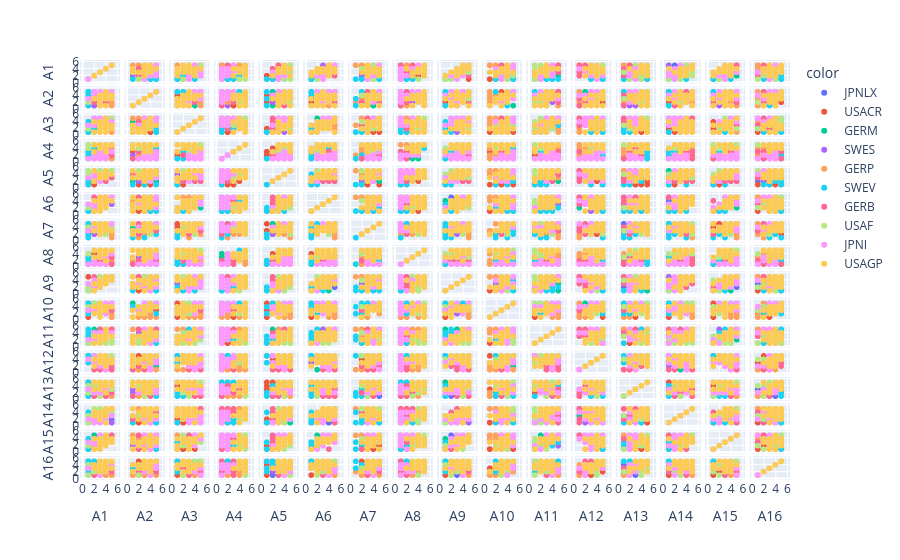

The cell this chart's notebook holds for it:
### Code cell
#Correlation Matrix.  Too many variables makes it too messy to read even with the color enhancements.
fig = px.scatter_matrix(
    x,
    dimensions=DimensionsList,
    color=y)
fig.show()

### Figure 1 — Plotly figure (JSON) as saved in the notebook; plotly's stock layout.template omitted (floating-point values rounded to 4 significant figures)
{"data": [{"dimensions": [{"axis": {"matches": true}, "label": "A1", "values": [3, 5, 5, 3, 2, 3, 2, 4, 5, 3, 4, 2, 2, 4, 2, 3, 3, 3, 3, 3, 4, 5, 3, 3, 4, 3, 3, 3, 3, 4, 4]}, {"axis": {"matches": true}, "label": "A2", "values": [5, 3, 4, 4, 5, 4, 5, 3, 5, 5, 5, 5, 4, 5, 5, 3, 4, 3, 5, 5, 4, 5, 3, 5, 5, 3, 4, 5, 4, 4, 4]}, {"axis": {"matches": true}, "label": "A3", "values": [5, 5, 4, 3, 5, 4, 5, 4, 5, 5, 5, 4, 4, 5, 5, 3, 4, 4, 4, 5, 5, 5, 4, 4, 5, 5, 5, 4, 4, 4, 3]}, {"axis": {"matches": true}, "label": "A4", "values": [1, 1, 2, 1, 1, 1, 1, 2, 2, 1, 1, 2, 1, 1, 1, 3, 2, 1, 3, 3, 2, 3, 1, 2, 2, 1, 2, 2, 3, 2, 2]}, {"axis": {"matches": true}, "label": "A5", "values": [3, 4, 4, 3, 4, 3, 4, 4, 4, 3, 5, 3, 4, 4, 2, 3, 3, 3, 3, 4, 4, 4, 3, 4, 5, 4, 3, 5, 4, 4, 2]}, {"axis": {"matches": true}, "label": "A6", "values": [4, 4, 4, 3, 4, 4, 3, 4, 5, 3, 5, 3, 4, 4, 5, 3, 4, 3, 3, 4, 5, 4, 4, 2, 5, 5, 4, 4, 4, 5, 4]}, {"axis": {"matches": true}, "label": "A7", "values": [5, 4, 4, 4, 5, 4, 4, 4, 4, 4, 5, 4, 4, 5, 5, 3, 4, 4, 3, 5, 5, 4, 4, 4, 5, 4, 4, 4, 4, 5, 4]}, {"axis": {"matches": true}, "label": "A8", "values": [1, 2, 1, 2, 1, 1, 1, 1, 1, 2, 1, 2, 2, 2, 1, 1, 2, 2, 3, 1, 2, 3, 1, 2, 3, 1, 2, 2, 3, 2, 1]}, {"axis": {"matches": true}, "label": "A9", "values": [3, 5, 4, 4, 3, 4, 4, 4, 4, 2, 4, 3, 4, 4, 2, 3, 3, 3, 3, 4, 4, 5, 4, 4, 5, 3, 3, 3, 3, 4, 4]}, {"axis": {"matches": true}, "label": "A10", "values": [5, 4, 4, 3, 5, 4, 4, 4, 4, 4, 4, 4, 4, 4, 4, 3, 3, 4, 4, 5, 4, 4, 3, 4, 5, 4, 4, 4, 4, 4, 4]}, {"axis": {"matches": true}, "label": "A11", "values": [3, 4, 4, 4, 4, 4, 3, 4, 4, 3, 5, 3, 4, 4, 4, 3, 3, 3, 4, 5, 4, 4, 4, 3, 5, 4, 4, 4, 3, 4, 3]}, {"axis": {"matches": true}, "label": "A12", "values": [5, 1, 4, 2, 4, 4, 5, 3, 4, 3, 3, 4, 4, 4, 3, 3, 3, 3, 3, 3, 4, 3, 2, 4, 3, 3, 3, 4, 4, 4, 3]}, {"axis": {"matches": true}, "label": "A13", "values": [3, 1, 4, 2, 3, 4, 3, 3, 4, 2, 3, 1, 2, 3, 1, 3, 3, 2, 3, 3, 3, 3, 2, 2, 3, 2, 3, 3, 3, 3, 3]}, {"axis": {"matches": true}, "label": "A14", "values": [1, 3, 2, 4, 1, 2, 2, 3, 4, 2, 3, 3, 2, 3, 1, 1, 3, 3, 3, 3, 3, 3, 1, 2, 3, 1, 2, 3, 1, 3, 1]}, {"axis": {"matches": true}, "label": "A15", "values": [4, 4, 4, 3, 4, 5, 4, 4, 4, 4, 5, 4, 4, 4, 5, 3, 3, 4, 4, 5, 5, 4, 5, 3, 5, 4, 5, 4, 3, 4, 3]}, {"axis": {"matches": true}, "label": "A16", "values": [3, 1, 3, 2, 4, 4, 5, 3, 4, 3, 3, 4, 3, 5, 4, 3, 3, 2, 3, 3, 5, 4, 2, 4, 3, 1, 3, 3, 3, 4, 1]}], "hoverlabel": {"namelength": 0}, "hovertemplate": "color=JPNLX<br>%{xaxis.title.text}=%{x}<br>%{yaxis.title.text}=%{y}", "legendgroup": "JPNLX", "marker": {"color": "#636efa", "symbol": "circle"}, "name": "JPNLX", "showlegend": true, "type": "splom"}, {"dimensions": [{"axis": {"matches": true}, "label": "A1", "values": [2, 1, 1, 2, 2, 2, 1, 1, 3, 1, 1, 1, 2, 2, 1, 2, 1, 1, 2, 2, 1, 2, 1, 2, 1, 1, 2, 1, 1, 1, 1]}, {"axis": {"matches": true}, "label": "A2", "values": [3, 3, 3, 3, 3, 3, 5, 4, 3, 4, 3, 2, 4, 3, 5, 3, 4, 1, 3, 3, 3, 4, 3, 4, 4, 3, 3, 4, 4, 2, 3]}, {"axis": {"matches": true}, "label": "A3", "values": [2, 3, 2, 2, 2, 2, 1, 3, 3, 1, 2, 2, 1, 2, 4, 2, 1, 1, 2, 3, 3, 3, 2, 2, 1, 2, 3, 4, 2, 1, 1]}, {"axis": {"matches": true}, "label": "A4", "values": [1, 4, 2, 2, 2, 4, 2, 2, 3, 2, 1, 2, 3, 3, 2, 3, 2, 3, 3, 2, 3, 1, 3, 3, 2, 1, 4, 2, 1, 1, 2]}, {"axis": {"matches": true}, "label": "A5", "values": [2, 2, 1, 3, 2, 4, 1, 3, 3, 2, 2, 2, 1, 2, 3, 3, 2, 1, 3, 3, 2, 3, 2, 5, 3, 1, 2, 2, 2, 1, 2]}, {"axis": {"matches": true}, "label": "A6", "values": [1, 1, 1, 3, 2, 2, 1, 2, 3, 1, 1, 1, 1, 2, 2, 1, 1, 1, 1, 3, 2, 2, 1, 2, 1, 1, 1, 2, 1, 1, 1]}, {"axis": {"matches": true}, "label": "A7", "values": [2, 5, 2, 3, 3, 4, 5, 4, 3, 3, 2, 3, 3, 3, 5, 3, 3, 3, 4, 4, 3, 4, 4, 4, 4, 3, 5, 4, 3, 2, 3]}, {"axis": {"matches": true}, "label": "A8", "values": [2, 4, 1, 3, 2, 4, 2, 2, 3, 2, 1, 1, 2, 2, 1, 1, 2, 1, 3, 3, 3, 1, 2, 4, 3, 1, 3, 2, 1, 1, 1]}, {"axis": {"matches": true}, "label": "A9", "values": [2, 1, 1, 2, 3, 1, 2, 2, 2, 1, 1, 1, 1, 2, 5, 1, 1, 1, 2, 3, 1, 1, 1, 2, 2, 1, 2, 2, 1, 1, 1]}, {"axis": {"matches": true}, "label": "A10", "values": [3, 5, 1, 3, 3, 3, 5, 5, 3, 4, 2, 3, 3, 3, 3, 4, 4, 1, 4, 3, 4, 3, 3, 5, 4, 3, 4, 5, 3, 3, 2]}, {"axis": {"matches": true}, "label": "A11", "values": [2, 1, 1, 2, 3, 3, 2, 3, 2, 1, 1, 1, 1, 1, 1, 1, 2, 1, 2, 3, 2, 2, 1, 4, 1, 1, 2, 2, 1, 1, 1]}, {"axis": {"matches": true}, "label": "A12", "values": [4, 5, 5, 4, 5, 5, 5, 5, 4, 5, 4, 5, 5, 4, 5, 5, 5, 3, 5, 5, 5, 5, 5, 5, 5, 5, 5, 5, 5, 5, 5]}, {"axis": {"matches": true}, "label": "A13", "values": [3, 3, 3, 4, 5, 4, 3, 4, 2, 3, 1, 5, 4, 3, 4, 2, 4, 1, 3, 3, 2, 4, 4, 4, 3, 2, 3, 5, 4, 5, 3]}, {"axis": {"matches": true}, "label": "A14", "values": [1, 1, 1, 2, 2, 2, 1, 1, 2, 1, 1, 1, 2, 2, 1, 1, 1, 1, 1, 2, 1, 1, 1, 3, 1, 1, 2, 2, 1, 1, 1]}, {"axis": {"matches": true}, "label": "A15", "values": [1, 2, 1, 3, 2, 2, 1, 2, 2, 1, 1, 2, 2, 1, 4, 2, 1, 1, 3, 2, 2, 2, 2, 3, 1, 1, 2, 1, 1, 1, 1]}, {"axis": {"matches": true}, "label": "A16", "values": [4, 5, 3, 3, 2, 4, 5, 5, 3, 3, 3, 5, 4, 2, 5, 4, 4, 1, 4, 4, 3, 5, 4, 4, 5, 5, 3, 4, 5, 5, 5]}], "hoverlabel": {"namelength": 0}, "hovertemplate": "color=USACR<br>%{xaxis.title.text}=%{x}<br>%{yaxis.title.text}=%{y}", "legendgroup": "USACR", "marker": {"color": "#EF553B", "symbol": "circle"}, "name": "USACR", "showlegend": true, "type": "splom"}, {"dimensions": [{"axis": {"matches": true}, "label": "A1", "values": [3, 2, 3, 4, 4, 4, 3, 4, 3, 3, 4, 3, 3, 4, 3, 3, 4, 2, 5, 3, 2, 3, 3, 5, 4, 5, 3, 5, 3, 4, 4]}, {"axis": {"matches": true}, "label": "A2", "values": [5, 5, 5, 4, 4, 4, 5, 5, 4, 5, 5, 5, 5, 5, 5, 3, 5, 4, 5, 5, 1, 4, 4, 5, 5, 5, 5, 5, 5, 5, 3]}, {"axis": {"matches": true}, "label": "A3", "values": [4, 4, 4, 4, 5, 5, 4, 5, 4, 5, 5, 5, 4, 5, 5, 4, 5, 5, 4, 4, 4, 3, 4, 5, 5, 5, 4, 5, 4, 5, 5]}, {"axis": {"matches": true}, "label": "A4", "values": [1, 1, 1, 2, 2, 1, 2, 1, 2, 1, 2, 2, 1, 3, 1, 2, 3, 1, 1, 2, 1, 2, 2, 1, 1, 4, 1, 4, 3, 3, 3]}, {"axis": {"matches": true}, "label": "A5", "values": [4, 4, 5, 4, 4, 3, 3, 5, 4, 3, 4, 3, 3, 4, 4, 4, 4, 4, 4, 4, 2, 3, 3, 5, 4, 5, 3, 5, 2, 5, 4]}, {"axis": {"matches": true}, "label": "A6", "values": [4, 4, 3, 4, 5, 5, 3, 5, 4, 4, 5, 4, 3, 5, 4, 4, 4, 2, 4, 4, 2, 3, 4, 5, 4, 5, 5, 5, 3, 5, 4]}, {"axis": {"matches": true}, "label": "A7", "values": [4, 4, 4, 4, 4, 4, 4, 5, 4, 4, 5, 4, 4, 5, 4, 4, 4, 4, 4, 4, 4, 3, 5, 5, 4, 5, 5, 5, 5, 5, 4]}, {"axis": {"matches": true}, "label": "A8", "values": [1, 1, 1, 2, 3, 2, 4, 3, 4, 3, 1, 3, 1, 1, 1, 2, 3, 2, 1, 1, 1, 1, 2, 1, 4, 3, 4, 4, 3, 1, 3]}, {"axis": {"matches": true}, "label": "A9", "values": [3, 1, 3, 3, 4, 4, 4, 5, 4, 4, 3, 3, 3, 4, 4, 3, 4, 2, 4, 5, 3, 4, 4, 5, 3, 5, 4, 5, 3, 5, 4]}, {"axis": {"matches": true}, "label": "A10", "values": [5, 5, 4, 4, 4, 4, 4, 5, 5, 4, 5, 5, 5, 5, 4, 3, 5, 4, 4, 4, 5, 4, 5, 5, 5, 5, 5, 5, 5, 5, 4]}, {"axis": {"matches": true}, "label": "A11", "values": [3, 5, 5, 4, 4, 2, 4, 5, 4, 4, 5, 3, 3, 5, 5, 4, 4, 4, 4, 4, 3, 4, 4, 5, 4, 5, 4, 5, 5, 5, 3]}, {"axis": {"matches": true}, "label": "A12", "values": [2, 5, 3, 4, 3, 4, 3, 2, 4, 3, 4, 4, 4, 3, 2, 3, 3, 3, 3, 4, 1, 4, 4, 5, 3, 4, 3, 4, 5, 5, 3]}, {"axis": {"matches": true}, "label": "A13", "values": [4, 5, 2, 4, 3, 3, 3, 2, 3, 3, 2, 2, 3, 3, 4, 2, 3, 3, 3, 3, 1, 3, 4, 3, 3, 4, 4, 4, 4, 4, 3]}, {"axis": {"matches": true}, "label": "A14", "values": [2, 3, 1, 4, 4, 3, 3, 3, 3, 3, 2, 3, 3, 3, 2, 4, 4, 3, 3, 3, 3, 3, 3, 1, 3, 4, 3, 5, 2, 3, 3]}, {"axis": {"matches": true}, "label": "A15", "values": [4, 4, 5, 4, 5, 5, 3, 5, 4, 4, 5, 5, 4, 5, 5, 4, 4, 4, 3, 4, 5, 3, 4, 5, 5, 5, 4, 5, 5, 5, 4]}, {"axis": {"matches": true}, "label": "A16", "values": [3, 5, 2, 4, 4, 4, 3, 2, 3, 2, 4, 3, 4, 4, 3, 3, 3, 3, 3, 4, 2, 3, 4, 5, 3, 4, 2, 4, 4, 3, 3]}], "hoverlabel": {"namelength": 0}, "hovertemplate": "color=GERM<br>%{xaxis.title.text}=%{x}<br>%{yaxis.title.text}=%{y}", "legendgroup": "GERM", "marker": {"color": "#00cc96", "symbol": "circle"}, "name": "GERM", "showlegend": true, "type": "splom"}, {"dimensions": [{"axis": {"matches": true}, "label": "A1", "values": [3, 5, 4, 5, 4, 4, 3, 4, 4, 5, 4, 4, 3, 5, 3, 2, 4, 3, 4, 4, 4, 4, 4, 3, 4, 4, 4, 2, 3, 3]}, {"axis": {"matches": true}, "label": "A2", "values": [2, 2, 4, 3, 1, 3, 3, 4, 3, 2, 2, 4, 3, 3, 5, 1, 3, 3, 4, 3, 4, 3, 2, 3, 4, 4, 4, 2, 3, 4]}, {"axis": {"matches": true}, "label": "A3", "values": [3, 3, 5, 4, 3, 4, 4, 4, 4, 4, 5, 4, 3, 3, 3, 1, 3, 3, 3, 4, 4, 4, 4, 3, 3, 4, 5, 2, 2, 4]}, {"axis": {"matches": true}, "label": "A4", "values": [1, 1, 3, 1, 2, 2, 3, 1, 3, 2, 1, 4, 3, 3, 3, 1, 2, 3, 3, 3, 3, 2, 2, 3, 2, 1, 4, 2, 2, 4]}, {"axis": {"matches": true}, "label": "A5", "values": [2, 5, 5, 3, 3, 4, 3, 3, 5, 4, 4, 5, 3, 5, 5, 4, 3, 4, 4, 4, 4, 5, 3, 4, 5, 4, 4, 2, 3, 4]}, {"axis": {"matches": true}, "label": "A6", "values": [3, 3, 5, 5, 3, 5, 3, 4, 3, 5, 4, 5, 4, 4, 2, 1, 4, 3, 3, 5, 4, 4, 3, 3, 4, 4, 4, 2, 2, 2]}, {"axis": {"matches": true}, "label": "A7", "values": [3, 3, 5, 3, 3, 3, 4, 3, 3, 4, 4, 4, 4, 4, 4, 3, 3, 3, 3, 4, 4, 4, 4, 3, 3, 4, 4, 2, 2, 4]}, {"axis": {"matches": true}, "label": "A8", "values": [1, 2, 2, 1, 2, 2, 4, 1, 3, 3, 2, 3, 3, 3, 3, 1, 2, 3, 3, 2, 4, 2, 2, 3, 2, 1, 3, 2, 4, 3]}, {"axis": {"matches": true}, "label": "A9", "values": [3, 5, 4, 5, 3, 5, 3, 4, 4, 5, 4, 5, 4, 5, 4, 3, 4, 3, 4, 4, 4, 5, 3, 3, 5, 4, 4, 2, 3, 4]}, {"axis": {"matches": true}, "label": "A10", "values": [2, 4, 4, 3, 3, 4, 5, 4, 3, 4, 4, 5, 4, 5, 4, 3, 3, 4, 3, 4, 4, 4, 3, 3, 2, 4, 4, 3, 4, 5]}, {"axis": {"matches": true}, "label": "A11", "values": [3, 5, 4, 4, 3, 5, 3, 4, 4, 5, 4, 5, 4, 5, 5, 3, 4, 4, 3, 4, 4, 5, 3, 4, 5, 4, 4, 2, 4, 4]}, {"axis": {"matches": true}, "label": "A12", "values": [2, 4, 4, 2, 2, 4, 4, 3, 3, 4, 4, 4, 3, 3, 5, 3, 3, 4, 2, 2, 4, 3, 4, 3, 1, 3, 3, 3, 3, 3]}, {"axis": {"matches": true}, "label": "A13", "values": [2, 3, 3, 2, 2, 4, 4, 3, 3, 4, 2, 4, 3, 3, 4, 3, 3, 4, 3, 2, 4, 3, 4, 3, 2, 4, 3, 2, 3, 3]}, {"axis": {"matches": true}, "label": "A14", "values": [3, 4, 4, 1, 2, 4, 3, 3, 4, 5, 4, 3, 4, 4, 3, 3, 4, 3, 3, 5, 4, 5, 3, 3, 4, 4, 2, 2, 4, 3]}, {"axis": {"matches": true}, "label": "A15", "values": [4, 4, 3, 5, 3, 4, 4, 4, 4, 5, 4, 4, 3, 3, 2, 2, 4, 3, 3, 3, 4, 4, 3, 3, 5, 5, 4, 2, 3, 3]}, {"axis": {"matches": true}, "label": "A16", "values": [2, 3, 4, 3, 2, 4, 4, 3, 3, 4, 3, 4, 3, 3, 3, 4, 2, 4, 3, 3, 4, 2, 3, 3, 2, 3, 3, 3, 3, 3]}], "hoverlabel": {"namelength": 0}, "hovertemplate": "color=SWES<br>%{xaxis.title.text}=%{x}<br>%{yaxis.title.text}=%{y}", "legendgroup": "SWES", "marker": {"color": "#ab63fa", "symbol": "circle"}, "name": "SWES", "showlegend": true, "type": "splom"}, {"dimensions": [{"axis": {"matches": true}, "label": "A1", "values": [5, 5, 5, 5, 5, 5, 5, 5, 5, 5, 4, 5, 4, 5, 5, 5, 4, 5, 5, 5, 5, 5, 5, 5, 5, 5, 5, 5, 5, 5]}, {"axis": {"matches": true}, "label": "A2", "values": [4, 5, 3, 2, 4, 4, 3, 4, 3, 2, 4, 4, 2, 4, 3, 2, 3, 2, 4, 3, 4, 3, 4, 3, 4, 1, 5, 3, 4, 4]}, {"axis": {"matches": true}, "label": "A3", "values": [4, 5, 5, 2, 5, 4, 3, 4, 2, 3, 3, 4, 2, 4, 1, 5, 4, 3, 4, 4, 4, 3, 5, 5, 4, 5, 5, 4, 3, 5]}, {"axis": {"matches": true}, "label": "A4", "values": [2, 1, 3, 2, 1, 5, 2, 4, 3, 3, 2, 3, 1, 3, 5, 4, 3, 2, 3, 2, 4, 2, 5, 3, 4, 4, 5, 2, 4, 5]}, {"axis": {"matches": true}, "label": "A5", "values": [3, 4, 5, 4, 5, 5, 4, 5, 5, 5, 4, 4, 5, 4, 5, 5, 3, 5, 5, 5, 5, 5, 5, 5, 5, 4, 5, 4, 4, 5]}, {"axis": {"matches": true}, "label": "A6", "values": [5, 5, 5, 5, 5, 5, 4, 5, 5, 5, 4, 4, 4, 5, 5, 5, 5, 5, 5, 5, 4, 5, 5, 5, 5, 4, 5, 4, 4, 5]}, {"axis": {"matches": true}, "label": "A7", "values": [3, 2, 5, 2, 3, 3, 3, 4, 2, 2, 2, 4, 2, 4, 3, 2, 3, 1, 4, 2, 4, 3, 4, 3, 3, 2, 5, 3, 3, 3]}, {"axis": {"matches": true}, "label": "A8", "values": [3, 1, 3, 2, 2, 1, 2, 4, 3, 2, 4, 3, 1, 3, 4, 2, 2, 1, 3, 2, 3, 2, 2, 3, 4, 2, 3, 2, 2, 4]}, {"axis": {"matches": true}, "label": "A9", "values": [5, 5, 5, 5, 5, 5, 5, 5, 5, 5, 5, 5, 5, 5, 5, 5, 4, 5, 5, 5, 5, 5, 5, 5, 5, 5, 5, 5, 5, 5]}, {"axis": {"matches": true}, "label": "A10", "values": [4, 1, 2, 1, 2, 4, 1, 4, 2, 2, 4, 3, 2, 5, 3, 2, 2, 2, 3, 1, 4, 3, 3, 3, 1, 1, 4, 3, 3, 4]}, {"axis": {"matches": true}, "label": "A11", "values": [5, 5, 5, 5, 5, 5, 4, 5, 5, 5, 4, 4, 5, 5, 5, 3, 4, 5, 5, 5, 5, 5, 5, 5, 5, 5, 4, 4, 5, 5]}, {"axis": {"matches": true}, "label": "A12", "values": [1, 1, 2, 1, 1, 1, 1, 2, 1, 1, 1, 1, 1, 1, 1, 1, 2, 1, 1, 2, 2, 1, 1, 1, 1, 1, 1, 2, 1, 2]}, {"axis": {"matches": true}, "label": "A13", "values": [2, 1, 2, 1, 1, 2, 1, 3, 2, 1, 2, 1, 1, 1, 3, 2, 2, 2, 2, 2, 3, 3, 2, 3, 1, 1, 3, 2, 2, 4]}, {"axis": {"matches": true}, "label": "A14", "values": [5, 5, 5, 5, 5, 5, 5, 5, 5, 5, 5, 5, 5, 5, 5, 5, 5, 5, 5, 5, 5, 5, 4, 5, 5, 5, 5, 5, 5, 5]}, {"axis": {"matches": true}, "label": "A15", "values": [5, 5, 5, 5, 5, 5, 4, 5, 5, 4, 4, 5, 5, 5, 5, 5, 5, 5, 5, 4, 5, 4, 5, 5, 5, 5, 5, 4, 5, 5]}, {"axis": {"matches": true}, "label": "A16", "values": [2, 1, 1, 2, 2, 1, 2, 2, 1, 1, 1, 1, 1, 2, 3, 2, 2, 2, 2, 1, 2, 2, 3, 2, 1, 1, 4, 2, 2, 3]}], "hoverlabel": {"namelength": 0}, "hovertemplate": "color=GERP<br>%{xaxis.title.text}=%{x}<br>%{yaxis.title.text}=%{y}", "legendgroup": "GERP", "marker": {"color": "#FFA15A", "symbol": "circle"}, "name": "GERP", "showlegend": true, "type": "splom"}, {"dimensions": [{"axis": {"matches": true}, "label": "A1", "values": [2, 2, 2, 2, 2, 2, 3, 2, 1, 1, 2, 1, 1, 3, 2, 2, 1, 2, 1, 2, 3, 1, 2, 3, 2, 1, 3, 1, 1, 1]}, {"axis": {"matches": true}, "label": "A2", "values": [4, 5, 4, 4, 4, 5, 4, 5, 5, 5, 4, 3, 4, 4, 4, 4, 5, 4, 4, 5, 5, 5, 4, 5, 5, 3, 5, 5, 1, 4]}, {"axis": {"matches": true}, "label": "A3", "values": [3, 4, 2, 3, 4, 4, 4, 4, 4, 3, 3, 1, 2, 4, 3, 4, 2, 2, 3, 3, 2, 1, 3, 3, 2, 3, 4, 4, 1, 2]}, {"axis": {"matches": true}, "label": "A4", "values": [3, 2, 3, 3, 1, 3, 4, 4, 3, 2, 1, 1, 3, 3, 3, 1, 2, 2, 2, 3, 3, 1, 3, 4, 3, 3, 4, 3, 1, 1]}, {"axis": {"matches": true}, "label": "A5", "values": [2, 4, 2, 3, 4, 4, 3, 3, 3, 4, 3, 1, 4, 4, 2, 3, 3, 2, 3, 4, 3, 1, 3, 4, 3, 3, 4, 4, 1, 2]}, {"axis": {"matches": true}, "label": "A6", "values": [2, 4, 2, 2, 3, 3, 4, 2, 2, 2, 3, 1, 1, 3, 3, 3, 1, 2, 1, 4, 3, 2, 2, 2, 3, 3, 3, 2, 1, 2]}, {"axis": {"matches": true}, "label": "A7", "values": [4, 5, 3, 4, 4, 4, 4, 3, 4, 5, 4, 1, 4, 4, 4, 4, 2, 4, 5, 4, 4, 2, 4, 3, 4, 4, 4, 4, 1, 3]}, {"axis": {"matches": true}, "label": "A8", "values": [1, 1, 2, 3, 2, 3, 5, 3, 3, 2, 1, 1, 2, 4, 3, 2, 2, 1, 3, 2, 4, 2, 3, 3, 3, 2, 2, 2, 1, 2]}, {"axis": {"matches": true}, "label": "A9", "values": [2, 4, 2, 2, 3, 3, 2, 2, 3, 2, 2, 2, 1, 3, 2, 3, 2, 2, 1, 2, 3, 1, 2, 3, 3, 1, 3, 1, 1, 1]}, {"axis": {"matches": true}, "label": "A10", "values": [5, 5, 5, 5, 5, 5, 5, 5, 5, 5, 5, 2, 5, 5, 5, 5, 5, 4, 5, 5, 5, 2, 5, 5, 5, 5, 5, 5, 4, 5]}, {"axis": {"matches": true}, "label": "A11", "values": [2, 4, 4, 2, 4, 4, 3, 4, 4, 5, 2, 2, 4, 3, 2, 3, 2, 3, 4, 3, 3, 1, 3, 3, 3, 3, 4, 4, 3, 3]}, {"axis": {"matches": true}, "label": "A12", "values": [5, 5, 5, 5, 4, 5, 5, 5, 5, 5, 4, 5, 5, 5, 5, 5, 5, 5, 5, 3, 5, 3, 5, 5, 5, 5, 4, 5, 5, 5]}, {"axis": {"matches": true}, "label": "A13", "values": [4, 5, 4, 4, 4, 4, 5, 4, 5, 4, 4, 2, 4, 3, 4, 5, 3, 3, 3, 3, 3, 1, 4, 2, 4, 4, 4, 4, 1, 1]}, {"axis": {"matches": true}, "label": "A14", "values": [1, 3, 2, 2, 3, 3, 4, 2, 3, 2, 1, 4, 2, 3, 2, 3, 2, 2, 1, 3, 2, 1, 2, 1, 3, 1, 4, 1, 1, 2]}, {"axis": {"matches": true}, "label": "A15", "values": [3, 4, 2, 2, 3, 4, 4, 4, 4, 3, 3, 1, 3, 3, 3, 4, 2, 3, 3, 3, 4, 1, 3, 4, 3, 3, 4, 3, 3, 2]}, {"axis": {"matches": true}, "label": "A16", "values": [4, 5, 4, 4, 4, 5, 5, 4, 4, 5, 4, 5, 4, 4, 4, 5, 4, 4, 5, 5, 4, 2, 4, 5, 4, 5, 5, 5, 3, 5]}], "hoverlabel": {"namelength": 0}, "hovertemplate": "color=SWEV<br>%{xaxis.title.text}=%{x}<br>%{yaxis.title.text}=%{y}", "legendgroup": "SWEV", "marker": {"color": "#19d3f3", "symbol": "circle"}, "name": "SWEV", "showlegend": true, "type": "splom"}, {"dimensions": [{"axis": {"matches": true}, "label": "A1", "values": [3, 4, 5, 3, 4, 3, 2, 3, 4, 4, 4, 4, 4, 4, 4, 3, 4, 2, 5, 2, 4, 3, 4, 4, 4, 4, 4, 4, 5, 4]}, {"axis": {"matches": true}, "label": "A2", "values": [2, 5, 4, 1, 3, 4, 4, 4, 5, 3, 4, 3, 3, 5, 4, 4, 3, 3, 5, 2, 5, 3, 2, 4, 4, 3, 2, 4, 3, 4]}, {"axis": {"matches": true}, "label": "A3", "values": [3, 4, 5, 3, 4, 5, 4, 4, 4, 3, 4, 3, 4, 4, 5, 5, 2, 3, 4, 3, 4, 4, 4, 5, 4, 4, 4, 3, 4, 5]}, {"axis": {"matches": true}, "label": "A4", "values": [1, 3, 3, 1, 2, 1, 1, 2, 2, 3, 2, 3, 2, 2, 1, 1, 2, 1, 2, 3, 3, 2, 1, 2, 3, 1, 1, 4, 2, 1]}, {"axis": {"matches": true}, "label": "A5", "values": [3, 4, 5, 4, 4, 2, 2, 3, 4, 4, 3, 4, 4, 4, 4, 4, 2, 2, 5, 3, 4, 3, 4, 3, 4, 3, 4, 4, 3, 3]}, {"axis": {"matches": true}, "label": "A6", "values": [4, 4, 5, 3, 4, 5, 5, 3, 5, 4, 3, 4, 5, 5, 5, 5, 4, 3, 4, 3, 5, 4, 5, 5, 4, 5, 5, 3, 4, 4]}, {"axis": {"matches": true}, "label": "A7", "values": [2, 4, 3, 3, 3, 4, 3, 3, 4, 4, 4, 3, 4, 3, 4, 4, 3, 3, 5, 3, 5, 4, 5, 4, 3, 4, 5, 3, 3, 4]}, {"axis": {"matches": true}, "label": "A8", "values": [2, 3, 1, 1, 1, 1, 2, 2, 2, 3, 2, 2, 1, 2, 1, 1, 2, 1, 1, 2, 4, 2, 1, 3, 2, 1, 1, 3, 3, 1]}, {"axis": {"matches": true}, "label": "A9", "values": [2, 4, 5, 3, 5, 4, 5, 3, 4, 4, 4, 4, 5, 4, 4, 4, 5, 3, 5, 4, 5, 4, 4, 3, 5, 5, 5, 3, 5, 4]}, {"axis": {"matches": true}, "label": "A10", "values": [3, 4, 3, 3, 3, 3, 3, 4, 4, 4, 4, 3, 3, 4, 4, 4, 3, 3, 4, 3, 5, 3, 3, 3, 3, 3, 4, 4, 3, 4]}, {"axis": {"matches": true}, "label": "A11", "values": [2, 4, 5, 3, 4, 3, 3, 4, 5, 4, 4, 3, 5, 5, 4, 5, 3, 4, 5, 3, 4, 4, 5, 4, 4, 4, 5, 4, 4, 4]}, {"axis": {"matches": true}, "label": "A12", "values": [2, 3, 1, 1, 2, 3, 1, 2, 3, 3, 3, 2, 2, 3, 2, 1, 3, 2, 3, 2, 3, 2, 3, 2, 3, 1, 2, 3, 2, 1]}, {"axis": {"matches": true}, "label": "A13", "values": [2, 4, 2, 1, 2, 2, 1, 2, 2, 3, 4, 2, 3, 2, 3, 3, 3, 3, 3, 2, 3, 4, 2, 3, 4, 2, 2, 3, 2, 1]}, {"axis": {"matches": true}, "label": "A14", "values": [4, 4, 5, 2, 4, 3, 5, 4, 3, 4, 2, 4, 4, 4, 2, 1, 4, 2, 4, 4, 4, 4, 2, 5, 3, 4, 4, 2, 4, 2]}, {"axis": {"matches": true}, "label": "A15", "values": [1, 4, 5, 4, 5, 5, 4, 4, 5, 4, 4, 5, 5, 5, 4, 5, 3, 4, 5, 3, 5, 4, 5, 5, 4, 5, 5, 3, 5, 4]}, {"axis": {"matches": true}, "label": "A16", "values": [2, 4, 2, 2, 2, 3, 3, 3, 4, 3, 3, 3, 3, 2, 5, 2, 3, 3, 4, 1, 5, 3, 4, 2, 4, 3, 2, 4, 3, 3]}], "hoverlabel": {"namelength": 0}, "hovertemplate": "color=GERB<br>%{xaxis.title.text}=%{x}<br>%{yaxis.title.text}=%{y}", "legendgroup": "GERB", "marker": {"color": "#FF6692", "symbol": "circle"}, "name": "GERB", "showlegend": true, "type": "splom"}, {"dimensions": [{"axis": {"matches": true}, "label": "A1", "values": [2, 3, 4, 2, 5, 1, 3, 3, 3, 3, 3, 2, 3, 4, 3, 3, 3, 4, 3, 3, 4, 4, 3, 3, 4, 5, 4, 3, 1, 4]}, {"axis": {"matches": true}, "label": "A2", "values": [3, 4, 4, 3, 5, 3, 4, 2, 4, 4, 3, 3, 4, 4, 3, 4, 3, 4, 4, 3, 4, 4, 4, 4, 4, 4, 3, 2, 2, 4]}, {"axis": {"matches": true}, "label": "A3", "values": [3, 3, 4, 4, 5, 3, 3, 3, 3, 3, 2, 3, 2, 4, 3, 2, 3, 3, 3, 3, 2, 4, 3, 2, 2, 3, 3, 3, 2, 4]}, {"axis": {"matches": true}, "label": "A4", "values": [5, 5, 5, 5, 5, 4, 5, 4, 5, 5, 5, 5, 5, 5, 5, 5, 4, 5, 5, 5, 5, 5, 5, 4, 5, 5, 3, 4, 5, 5]}, {"axis": {"matches": true}, "label": "A5", "values": [3, 4, 5, 5, 5, 4, 5, 3, 4, 4, 3, 4, 3, 4, 4, 4, 3, 4, 4, 4, 4, 5, 4, 4, 4, 5, 3, 4, 5, 4]}, {"axis": {"matches": true}, "label": "A6", "values": [4, 4, 4, 3, 5, 2, 3, 3, 3, 3, 2, 3, 3, 4, 4, 3, 3, 4, 3, 2, 4, 4, 4, 2, 3, 4, 2, 3, 2, 4]}, {"axis": {"matches": true}, "label": "A7", "values": [3, 5, 2, 4, 5, 3, 4, 3, 4, 4, 3, 4, 4, 4, 4, 4, 3, 4, 4, 3, 5, 4, 5, 3, 4, 4, 4, 3, 4, 4]}, {"axis": {"matches": true}, "label": "A8", "values": [5, 5, 4, 5, 5, 4, 5, 4, 5, 4, 5, 5, 4, 5, 5, 3, 4, 5, 5, 3, 5, 5, 5, 4, 4, 5, 3, 4, 4, 5]}, {"axis": {"matches": true}, "label": "A9", "values": [4, 5, 4, 3, 5, 1, 5, 4, 4, 3, 3, 3, 4, 4, 4, 3, 2, 5, 4, 4, 5, 5, 3, 3, 4, 5, 5, 4, 2, 5]}, {"axis": {"matches": true}, "label": "A10", "values": [3, 3, 4, 5, 5, 4, 5, 4, 4, 4, 3, 4, 4, 3, 4, 4, 3, 4, 4, 4, 5, 5, 4, 4, 4, 4, 4, 2, 3, 4]}, {"axis": {"matches": true}, "label": "A11", "values": [2, 3, 4, 1, 2, 2, 1, 2, 3, 4, 1, 2, 2, 3, 4, 2, 2, 4, 3, 3, 4, 3, 3, 3, 1, 1, 3, 3, 1, 4]}, {"axis": {"matches": true}, "label": "A12", "values": [4, 5, 5, 4, 5, 4, 3, 3, 4, 4, 4, 3, 5, 4, 4, 3, 5, 4, 4, 4, 4, 3, 4, 4, 4, 4, 3, 4, 4, 4]}, {"axis": {"matches": true}, "label": "A13", "values": [5, 5, 4, 4, 5, 2, 5, 4, 4, 4, 4, 4, 2, 4, 5, 4, 5, 4, 4, 1, 5, 4, 4, 4, 4, 3, 3, 4, 4, 5]}, {"axis": {"matches": true}, "label": "A14", "values": [5, 4, 5, 3, 3, 1, 5, 4, 2, 3, 2, 2, 2, 3, 5, 2, 2, 4, 5, 3, 5, 4, 4, 3, 2, 4, 3, 4, 3, 5]}, {"axis": {"matches": true}, "label": "A15", "values": [3, 3, 4, 3, 3, 2, 3, 3, 3, 3, 2, 4, 2, 3, 4, 2, 3, 4, 3, 1, 5, 3, 4, 2, 4, 4, 3, 2, 2, 4]}, {"axis": {"matches": true}, "label": "A16", "values": [3, 5, 3, 3, 5, 4, 4, 3, 4, 5, 5, 2, 4, 4, 4, 4, 5, 4, 3, 2, 5, 4, 3, 5, 4, 3, 3, 4, 1, 5]}], "hoverlabel": {"namelength": 0}, "hovertemplate": "color=USAF<br>%{xaxis.title.text}=%{x}<br>%{yaxis.title.text}=%{y}", "legendgroup": "USAF", "marker": {"color": "#B6E880", "symbol": "circle"}, "name": "USAF", "showlegend": true, "type": "splom"}, {"dimensions": [{"axis": {"matches": true}, "label": "A1", "values": [2, 3, 3, 3, 4, 4, 3, 2, 3, 4, 2, 2, 3, 3, 2, 3, 4, 4, 4, 4, 4, 2, 3, 1, 4, 4, 2, 3, 5, 2]}, {"axis": {"matches": true}, "label": "A2", "values": [5, 5, 4, 4, 3, 4, 4, 4, 5, 4, 4, 3, 4, 2, 3, 3, 4, 4, 3, 4, 3, 4, 4, 3, 3, 3, 3, 5, 5, 4]}, {"axis": {"matches": true}, "label": "A3", "values": [4, 5, 3, 4, 4, 4, 4, 5, 5, 4, 3, 3, 4, 3, 4, 5, 4, 4, 4, 5, 3, 3, 5, 3, 4, 4, 3, 4, 4, 4]}, {"axis": {"matches": true}, "label": "A4", "values": [1, 1, 1, 2, 2, 2, 1, 1, 2, 1, 1, 1, 1, 1, 2, 3, 2, 2, 1, 1, 2, 2, 1, 1, 1, 2, 2, 2, 3, 1]}, {"axis": {"matches": true}, "label": "A5", "values": [3, 4, 2, 4, 5, 4, 3, 3, 4, 4, 3, 2, 3, 3, 4, 4, 4, 5, 3, 5, 4, 3, 4, 3, 3, 3, 3, 3, 4, 4]}, {"axis": {"matches": true}, "label": "A6", "values": [3, 3, 2, 4, 5, 4, 4, 3, 4, 4, 4, 2, 3, 3, 3, 3, 4, 4, 3, 5, 4, 2, 4, 3, 4, 4, 3, 2, 5, 4]}, {"axis": {"matches": true}, "label": "A7", "values": [4, 5, 4, 4, 4, 4, 4, 4, 4, 5, 4, 3, 4, 4, 4, 5, 3, 4, 3, 5, 3, 3, 4, 3, 4, 4, 4, 4, 5, 4]}, {"axis": {"matches": true}, "label": "A8", "values": [1, 1, 1, 4, 2, 1, 1, 1, 3, 1, 1, 1, 1, 1, 1, 3, 2, 3, 1, 1, 3, 2, 1, 1, 1, 2, 1, 1, 4, 1]}, {"axis": {"matches": true}, "label": "A9", "values": [2, 3, 2, 4, 4, 4, 4, 2, 4, 4, 4, 3, 3, 3, 2, 3, 4, 4, 4, 5, 4, 1, 4, 3, 4, 4, 2, 3, 5, 3]}, {"axis": {"matches": true}, "label": "A10", "values": [4, 5, 4, 4, 3, 4, 4, 4, 4, 4, 4, 3, 4, 3, 4, 5, 3, 3, 2, 5, 3, 3, 4, 3, 4, 3, 3, 5, 5, 4]}, {"axis": {"matches": true}, "label": "A11", "values": [2, 4, 1, 4, 5, 4, 3, 3, 4, 4, 4, 3, 4, 3, 3, 4, 4, 4, 4, 5, 4, 2, 4, 2, 3, 4, 3, 3, 4, 4]}, {"axis": {"matches": true}, "label": "A12", "values": [4, 3, 5, 3, 3, 3, 3, 5, 4, 1, 4, 3, 3, 3, 3, 5, 3, 3, 2, 4, 2, 3, 2, 4, 3, 4, 4, 4, 4, 4]}, {"axis": {"matches": true}, "label": "A13", "values": [2, 3, 3, 3, 2, 2, 4, 2, 3, 3, 3, 2, 2, 2, 2, 3, 3, 3, 3, 2, 3, 2, 2, 3, 3, 3, 3, 3, 4, 2]}, {"axis": {"matches": true}, "label": "A14", "values": [2, 3, 1, 3, 4, 2, 3, 1, 3, 4, 2, 1, 2, 2, 2, 3, 4, 4, 4, 2, 4, 2, 2, 2, 3, 4, 2, 2, 3, 2]}, {"axis": {"matches": true}, "label": "A15", "values": [3, 4, 2, 5, 4, 4, 5, 4, 5, 4, 3, 2, 4, 2, 3, 5, 5, 4, 3, 5, 3, 1, 5, 3, 4, 4, 3, 2, 3, 3]}, {"axis": {"matches": true}, "label": "A16", "values": [4, 3, 3, 3, 2, 3, 4, 4, 4, 3, 4, 3, 3, 3, 3, 3, 3, 3, 4, 3, 2, 3, 1, 3, 3, 4, 3, 3, 4, 4]}], "hoverlabel": {"namelength": 0}, "hovertemplate": "color=JPNI<br>%{xaxis.title.text}=%{x}<br>%{yaxis.title.text}=%{y}", "legendgroup": "JPNI", "marker": {"color": "#FF97FF", "symbol": "circle"}, "name": "JPNI", "showlegend": true, "type": "splom"}, {"dimensions": [{"axis": {"matches": true}, "label": "A1", "values": [5, 3, 3, 4, 3, 4, 4, 4, 4, 3, 3, 4, 2, 4, 4, 3, 3, 4, 4, 3, 4, 3, 2, 4, 4, 4, 4, 3, 3, 5]}, {"axis": {"matches": true}, "label": "A2", "values": [3, 2, 1, 3, 3, 4, 4, 4, 4, 1, 2, 5, 3, 4, 3, 3, 3, 4, 4, 3, 5, 4, 3, 4, 1, 3, 3, 4, 1, 4]}, {"axis": {"matches": true}, "label": "A3", "values": [2, 2, 2, 3, 3, 3, 4, 5, 4, 2, 1, 3, 4, 4, 2, 3, 4, 3, 3, 3, 3, 2, 1, 3, 1, 4, 4, 3, 3, 3]}, {"axis": {"matches": true}, "label": "A4", "values": [5, 5, 5, 5, 5, 5, 3, 4, 5, 4, 5, 5, 5, 5, 5, 5, 4, 5, 5, 5, 5, 5, 3, 5, 5, 4, 5, 4, 4, 5]}, {"axis": {"matches": true}, "label": "A5", "values": [4, 4, 3, 5, 4, 4, 5, 5, 5, 3, 3, 4, 5, 5, 4, 4, 3, 4, 4, 4, 5, 3, 2, 4, 5, 3, 3, 3, 3, 4]}, {"axis": {"matches": true}, "label": "A6", "values": [4, 4, 2, 4, 3, 4, 3, 5, 3, 3, 2, 3, 4, 4, 4, 2, 5, 4, 2, 4, 3, 4, 1, 4, 5, 2, 4, 3, 1, 4]}, {"axis": {"matches": true}, "label": "A7", "values": [3, 3, 2, 4, 3, 4, 3, 5, 3, 3, 3, 4, 5, 4, 3, 4, 4, 3, 4, 4, 4, 5, 3, 3, 3, 4, 4, 3, 5, 3]}, {"axis": {"matches": true}, "label": "A8", "values": [5, 5, 5, 5, 4, 5, 4, 4, 5, 3, 4, 5, 5, 5, 5, 4, 3, 5, 5, 4, 5, 3, 3, 4, 5, 2, 5, 4, 3, 5]}, {"axis": {"matches": true}, "label": "A9", "values": [4, 2, 2, 4, 3, 4, 4, 5, 4, 2, 4, 5, 3, 4, 3, 3, 3, 4, 4, 4, 3, 2, 1, 5, 5, 4, 4, 3, 3, 5]}, {"axis": {"matches": true}, "label": "A10", "values": [4, 2, 1, 3, 3, 3, 4, 4, 3, 3, 4, 4, 4, 4, 3, 4, 3, 4, 3, 3, 4, 5, 2, 4, 3, 4, 3, 4, 3, 4]}, {"axis": {"matches": true}, "label": "A11", "values": [3, 3, 2, 4, 3, 4, 3, 4, 2, 3, 3, 4, 3, 5, 2, 3, 3, 3, 3, 3, 3, 3, 1, 3, 2, 4, 3, 3, 1, 3]}, {"axis": {"matches": true}, "label": "A12", "values": [4, 3, 3, 5, 4, 3, 3, 4, 3, 5, 4, 5, 4, 5, 4, 4, 5, 5, 5, 5, 5, 5, 2, 4, 2, 4, 4, 4, 4, 3]}, {"axis": {"matches": true}, "label": "A13", "values": [5, 5, 5, 4, 4, 2, 4, 4, 4, 4, 3, 4, 5, 5, 4, 4, 4, 4, 5, 5, 5, 3, 3, 4, 5, 2, 5, 4, 5, 4]}, {"axis": {"matches": true}, "label": "A14", "values": [5, 2, 3, 4, 3, 5, 3, 4, 5, 3, 4, 5, 4, 5, 4, 3, 3, 5, 4, 4, 3, 2, 3, 3, 5, 1, 4, 4, 3, 5]}, {"axis": {"matches": true}, "label": "A15", "values": [4, 3, 3, 4, 3, 4, 3, 5, 3, 3, 2, 3, 4, 4, 3, 3, 4, 4, 2, 4, 4, 3, 1, 4, 4, 4, 3, 3, 1, 3]}, {"axis": {"matches": true}, "label": "A16", "values": [5, 4, 2, 4, 3, 2, 3, 4, 3, 4, 3, 5, 4, 4, 5, 4, 4, 4, 5, 5, 5, 5, 3, 4, 4, 3, 4, 5, 4, 3]}], "hoverlabel": {"namelength": 0}, "hovertemplate": "color=USAGP<br>%{xaxis.title.text}=%{x}<br>%{yaxis.title.text}=%{y}", "legendgroup": "USAGP", "marker": {"color": "#FECB52", "symbol": "circle"}, "name": "USAGP", "showlegend": true, "type": "splom"}], "layout": {"dragmode": "select", "legend": {"title": {"text": "color"}, "tracegroupgap": 0}, "margin": {"t": 60}}}
